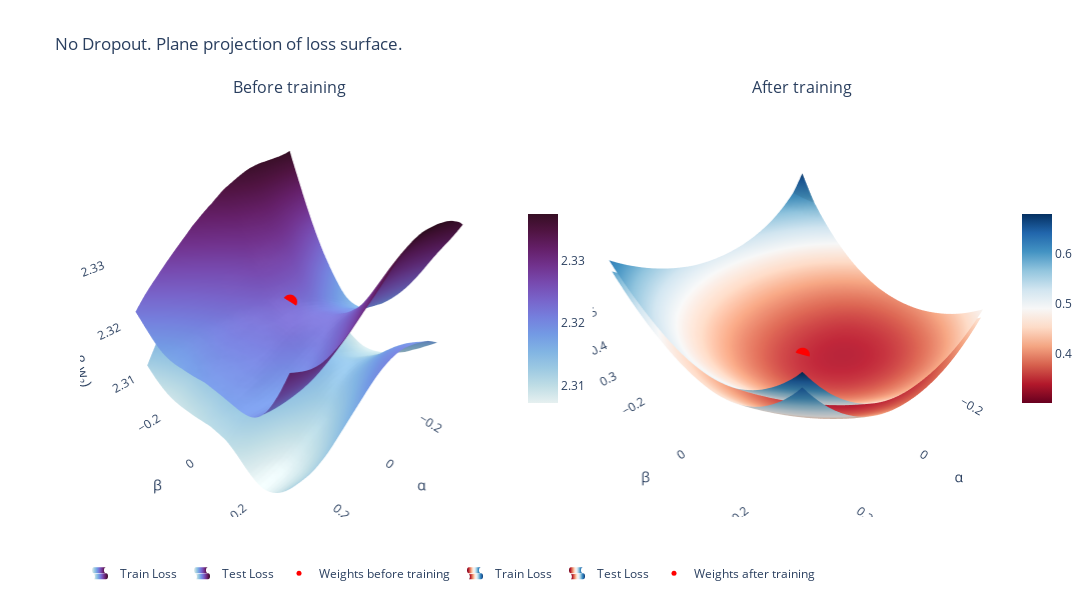

Notebook code for this chart:
### Code cell
def add_surface_to_figure(fig, row, col, x, y, z_train_data, z_test_data, coloraxis, marker_title="Weights"):
    # Calculate the color range for this surface
    min_value = min(z_train_data.min(), z_test_data.min())
    max_value = max(z_train_data.max(), z_test_data.max())

    # Add train loss surface
    fig.add_trace(go.Surface(z=z_train_data, x=x, y=y, colorscale='RdBu',
                             cmin=min_value, cmax=max_value, coloraxis=coloraxis,
                             hovertemplate='α: %{x:.2f}<br>β: %{y:.2f}<br>Train Loss: %{z:.2f}',
                             showlegend=True,
                             name='Train Loss'),
                  row=row, col=col)

    # Add test loss surface
    fig.add_trace(go.Surface(z=z_test_data, x=x, y=y, colorscale='RdBu',
                             cmin=min_value, cmax=max_value, coloraxis=coloraxis,
                             hovertemplate='α: %{x:.2f}<br>β: %{y:.2f}<br>Test Loss: %{z:.2f}',
                             showlegend=True,
                             name='Test Loss'),
                  row=row, col=col)

    # Find indices where alpha and beta are closest to 0
    index_alpha_zero = np.argmin(np.abs(x))
    index_beta_zero = np.argmin(np.abs(y))

    # Extract the corresponding z values for train and test data
    z_train_at_zero = z_train_data[index_alpha_zero, index_beta_zero]
    z_test_at_zero = z_test_data[index_alpha_zero, index_beta_zero]

    # Add center point marker for train data
    fig.add_trace(go.Scatter3d(x=[0, 0], y=[0, 0], z=[z_train_at_zero, z_test_at_zero],
                               mode='markers',
                               marker=dict(size=5, color='red', symbol='circle'),
                               showlegend=True if row==1 else False,
                               name=marker_title if row==1 else None),
                  row=row, col=col)

# Create a subplot figure
fig = go.FigureWidget(make_subplots(rows=1, cols=2,
                                    specs=[[{'type': 'surface'}, {'type': 'surface'}]],
                                    subplot_titles=(f'Before training', f'After training')))

# Add initial state surfaces to the figure
add_surface_to_figure(fig, 1, 1, alphas, betas, z_train_initial, z_test_initial,
                      'coloraxis1', "Weights before training")

# Add final state surfaces to the figure
add_surface_to_figure(fig, 1, 2, alphas, betas, z_train_final, z_test_final,
                      'coloraxis2', "Weights after training")

# Define the colorbars
fig.update_layout(coloraxis1=dict(colorscale='dense', colorbar=dict(len=0.5, x=0.47)),
                  coloraxis2=dict(colorscale='RdBu', colorbar=dict(len=0.5, x=1)))

fig.update_layout(scene=dict(xaxis_title="α", yaxis_title="β",
                             xaxis_showbackground=False, yaxis_showbackground=False,
                             zaxis_showbackground=False, zaxis_title="L(θ + α w₁ + β w₂)"),
                                    legend=dict(
        x=0.0,  # This will push the legend to the right
        y=-0.1,
        orientation="h"
    ))

fig.update_layout(scene2=dict(xaxis_title="α", yaxis_title="β",
                             xaxis_showbackground=False, yaxis_showbackground=False,
                             zaxis_showbackground=False, zaxis_title="L(θ + α w₁ + β w₂)"),
                                    legend=dict(
        x=0.0,  # This will push the legend to the right
        y=-0.1,
        orientation="h"
    ))

fig.update_layout(height=600, width=1180,
                  title_text=f"{exp_key}. Plane projection of loss surface.")

# Show the plot
fig.show(config={'displaylogo': False})

### Figure 1 — Plotly figure (JSON) as saved in the notebook; plotly's stock layout.template omitted (floating-point values rounded to 4 significant figures; data arrays with more than 128 entries replaced by an {"elided": "..."} marker saying what was removed)
{"data": [{"cmax": 2.337, "cmin": 2.307, "coloraxis": "coloraxis", "colorscale": [[0, "rgb(103,0,31)"], [0.1, "rgb(178,24,43)"], [0.2, "rgb(214,96,77)"], [0.3, "rgb(244,165,130)"], [0.4, "rgb(253,219,199)"], [0.5, "rgb(247,247,247)"], [0.6, "rgb(209,229,240)"], [0.7, "rgb(146,197,222)"], [0.8, "rgb(67,147,195)"], [0.9, "rgb(33,102,172)"], [1, "rgb(5,48,97)"]], "hovertemplate": "α: %{x:.2f}<br>β: %{y:.2f}<br>Train Loss: %{z:.2f}", "name": "Train Loss", "scene": "scene", "showlegend": true, "type": "surface", "uid": "325b002b-776a-4a85-96f6-f7652c5d8b33", "x": [-0.3, -0.288, -0.276, -0.264, -0.252, -0.24, -0.228, -0.216, -0.204, -0.192, -0.18, -0.168, -0.156, -0.144, -0.132, -0.12, -0.108, -0.096, -0.084, -0.072, -0.06, -0.048, -0.036, -0.024, -0.012, 0, 0.012, 0.024, 0.036, 0.048, 0.06, 0.072, 0.084, 0.096, 0.108, 0.12, 0.132, 0.144, 0.156, 0.168, 0.18, 0.192, 0.204, 0.216, 0.228, 0.24, 0.252, 0.264, 0.276, 0.288, 0.3], "y": [-0.3, -0.288, -0.276, -0.264, -0.252, -0.24, -0.228, -0.216, -0.204, -0.192, -0.18, -0.168, -0.156, -0.144, -0.132, -0.12, -0.108, -0.096, -0.084, -0.072, -0.06, -0.048, -0.036, -0.024, -0.012, 0, 0.012, 0.024, 0.036, 0.048, 0.06, 0.072, 0.084, 0.096, 0.108, 0.12, 0.132, 0.144, 0.156, 0.168, 0.18, 0.192, 0.204, 0.216, 0.228, 0.24, 0.252, 0.264, 0.276, 0.288, 0.3], "z": {"elided": "51x51 float values"}}, {"cmax": 2.337, "cmin": 2.307, "coloraxis": "coloraxis", "colorscale": [[0, "rgb(103,0,31)"], [0.1, "rgb(178,24,43)"], [0.2, "rgb(214,96,77)"], [0.3, "rgb(244,165,130)"], [0.4, "rgb(253,219,199)"], [0.5, "rgb(247,247,247)"], [0.6, "rgb(209,229,240)"], [0.7, "rgb(146,197,222)"], [0.8, "rgb(67,147,195)"], [0.9, "rgb(33,102,172)"], [1, "rgb(5,48,97)"]], "hovertemplate": "α: %{x:.2f}<br>β: %{y:.2f}<br>Test Loss: %{z:.2f}", "name": "Test Loss", "scene": "scene", "showlegend": true, "type": "surface", "uid": "d10ccb93-8c33-46d8-8c38-ac4492f1a8f8", "x": [-0.3, -0.288, -0.276, -0.264, -0.252, -0.24, -0.228, -0.216, -0.204, -0.192, -0.18, -0.168, -0.156, -0.144, -0.132, -0.12, -0.108, -0.096, -0.084, -0.072, -0.06, -0.048, -0.036, -0.024, -0.012, 0, 0.012, 0.024, 0.036, 0.048, 0.06, 0.072, 0.084, 0.096, 0.108, 0.12, 0.132, 0.144, 0.156, 0.168, 0.18, 0.192, 0.204, 0.216, 0.228, 0.24, 0.252, 0.264, 0.276, 0.288, 0.3], "y": [-0.3, -0.288, -0.276, -0.264, -0.252, -0.24, -0.228, -0.216, -0.204, -0.192, -0.18, -0.168, -0.156, -0.144, -0.132, -0.12, -0.108, -0.096, -0.084, -0.072, -0.06, -0.048, -0.036, -0.024, -0.012, 0, 0.012, 0.024, 0.036, 0.048, 0.06, 0.072, 0.084, 0.096, 0.108, 0.12, 0.132, 0.144, 0.156, 0.168, 0.18, 0.192, 0.204, 0.216, 0.228, 0.24, 0.252, 0.264, 0.276, 0.288, 0.3], "z": {"elided": "51x51 float values"}}, {"marker": {"color": "red", "size": 5, "symbol": "circle"}, "mode": "markers", "name": "Weights before training", "scene": "scene", "showlegend": true, "type": "scatter3d", "uid": "119b0bf1-b958-4e3f-8cdc-742156d10bd0", "x": [0, 0], "y": [0, 0], "z": [2.318, 2.323]}, {"cmax": 0.6783, "cmin": 0.3022, "coloraxis": "coloraxis2", "colorscale": [[0, "rgb(103,0,31)"], [0.1, "rgb(178,24,43)"], [0.2, "rgb(214,96,77)"], [0.3, "rgb(244,165,130)"], [0.4, "rgb(253,219,199)"], [0.5, "rgb(247,247,247)"], [0.6, "rgb(209,229,240)"], [0.7, "rgb(146,197,222)"], [0.8, "rgb(67,147,195)"], [0.9, "rgb(33,102,172)"], [1, "rgb(5,48,97)"]], "hovertemplate": "α: %{x:.2f}<br>β: %{y:.2f}<br>Train Loss: %{z:.2f}", "name": "Train Loss", "scene": "scene2", "showlegend": true, "type": "surface", "uid": "af007904-4a7b-4b85-91e5-83504a34937e", "x": [-0.3, -0.288, -0.276, -0.264, -0.252, -0.24, -0.228, -0.216, -0.204, -0.192, -0.18, -0.168, -0.156, -0.144, -0.132, -0.12, -0.108, -0.096, -0.084, -0.072, -0.06, -0.048, -0.036, -0.024, -0.012, 0, 0.012, 0.024, 0.036, 0.048, 0.06, 0.072, 0.084, 0.096, 0.108, 0.12, 0.132, 0.144, 0.156, 0.168, 0.18, 0.192, 0.204, 0.216, 0.228, 0.24, 0.252, 0.264, 0.276, 0.288, 0.3], "y": [-0.3, -0.288, -0.276, -0.264, -0.252, -0.24, -0.228, -0.216, -0.204, -0.192, -0.18, -0.168, -0.156, -0.144, -0.132, -0.12, -0.108, -0.096, -0.084, -0.072, -0.06, -0.048, -0.036, -0.024, -0.012, 0, 0.012, 0.024, 0.036, 0.048, 0.06, 0.072, 0.084, 0.096, 0.108, 0.12, 0.132, 0.144, 0.156, 0.168, 0.18, 0.192, 0.204, 0.216, 0.228, 0.24, 0.252, 0.264, 0.276, 0.288, 0.3], "z": {"elided": "51x51 float values"}}, {"cmax": 0.6783, "cmin": 0.3022, "coloraxis": "coloraxis2", "colorscale": [[0, "rgb(103,0,31)"], [0.1, "rgb(178,24,43)"], [0.2, "rgb(214,96,77)"], [0.3, "rgb(244,165,130)"], [0.4, "rgb(253,219,199)"], [0.5, "rgb(247,247,247)"], [0.6, "rgb(209,229,240)"], [0.7, "rgb(146,197,222)"], [0.8, "rgb(67,147,195)"], [0.9, "rgb(33,102,172)"], [1, "rgb(5,48,97)"]], "hovertemplate": "α: %{x:.2f}<br>β: %{y:.2f}<br>Test Loss: %{z:.2f}", "name": "Test Loss", "scene": "scene2", "showlegend": true, "type": "surface", "uid": "d0674a06-ebbb-47e5-a1e7-8b2703469b1c", "x": [-0.3, -0.288, -0.276, -0.264, -0.252, -0.24, -0.228, -0.216, -0.204, -0.192, -0.18, -0.168, -0.156, -0.144, -0.132, -0.12, -0.108, -0.096, -0.084, -0.072, -0.06, -0.048, -0.036, -0.024, -0.012, 0, 0.012, 0.024, 0.036, 0.048, 0.06, 0.072, 0.084, 0.096, 0.108, 0.12, 0.132, 0.144, 0.156, 0.168, 0.18, 0.192, 0.204, 0.216, 0.228, 0.24, 0.252, 0.264, 0.276, 0.288, 0.3], "y": [-0.3, -0.288, -0.276, -0.264, -0.252, -0.24, -0.228, -0.216, -0.204, -0.192, -0.18, -0.168, -0.156, -0.144, -0.132, -0.12, -0.108, -0.096, -0.084, -0.072, -0.06, -0.048, -0.036, -0.024, -0.012, 0, 0.012, 0.024, 0.036, 0.048, 0.06, 0.072, 0.084, 0.096, 0.108, 0.12, 0.132, 0.144, 0.156, 0.168, 0.18, 0.192, 0.204, 0.216, 0.228, 0.24, 0.252, 0.264, 0.276, 0.288, 0.3], "z": {"elided": "51x51 float values"}}, {"marker": {"color": "red", "size": 5, "symbol": "circle"}, "mode": "markers", "name": "Weights after training", "scene": "scene2", "showlegend": true, "type": "scatter3d", "uid": "e5791efd-416d-4ae8-8487-64d4c7e02eb8", "x": [0, 0], "y": [0, 0], "z": [0.3176, 0.3482]}], "layout": {"annotations": [{"font": {"size": 16}, "showarrow": false, "text": "Before training", "x": 0.225, "xanchor": "center", "xref": "paper", "y": 1, "yanchor": "bottom", "yref": "paper"}, {"font": {"size": 16}, "showarrow": false, "text": "After training", "x": 0.775, "xanchor": "center", "xref": "paper", "y": 1, "yanchor": "bottom", "yref": "paper"}], "coloraxis": {"colorbar": {"len": 0.5, "x": 0.47}, "colorscale": [[0, "rgb(230, 240, 240)"], [0.09091, "rgb(191, 221, 229)"], [0.1818, "rgb(156, 201, 226)"], [0.2727, "rgb(129, 180, 227)"], [0.3636, "rgb(115, 154, 228)"], [0.4545, "rgb(117, 127, 221)"], [0.5455, "rgb(120, 100, 202)"], [0.6364, "rgb(119, 74, 175)"], [0.7273, "rgb(113, 50, 141)"], [0.8182, "rgb(100, 31, 104)"], [0.9091, "rgb(80, 20, 66)"], [1, "rgb(54, 14, 36)"]]}, "coloraxis2": {"colorbar": {"len": 0.5, "x": 1}, "colorscale": [[0, "rgb(103,0,31)"], [0.1, "rgb(178,24,43)"], [0.2, "rgb(214,96,77)"], [0.3, "rgb(244,165,130)"], [0.4, "rgb(253,219,199)"], [0.5, "rgb(247,247,247)"], [0.6, "rgb(209,229,240)"], [0.7, "rgb(146,197,222)"], [0.8, "rgb(67,147,195)"], [0.9, "rgb(33,102,172)"], [1, "rgb(5,48,97)"]]}, "height": 600, "legend": {"orientation": "h", "x": 0, "y": -0.1}, "scene": {"domain": {"x": [0, 0.45], "y": [0, 1]}, "xaxis": {"showbackground": false, "title": {"text": "α"}}, "yaxis": {"showbackground": false, "title": {"text": "β"}}, "zaxis": {"showbackground": false, "title": {"text": "L(θ + α w₁ + β w₂)"}}}, "scene2": {"domain": {"x": [0.55, 1], "y": [0, 1]}, "xaxis": {"showbackground": false, "title": {"text": "α"}}, "yaxis": {"showbackground": false, "title": {"text": "β"}}, "zaxis": {"showbackground": false, "title": {"text": "L(θ + α w₁ + β w₂)"}}}, "title": {"text": "No Dropout. Plane projection of loss surface."}, "width": 1180}}
